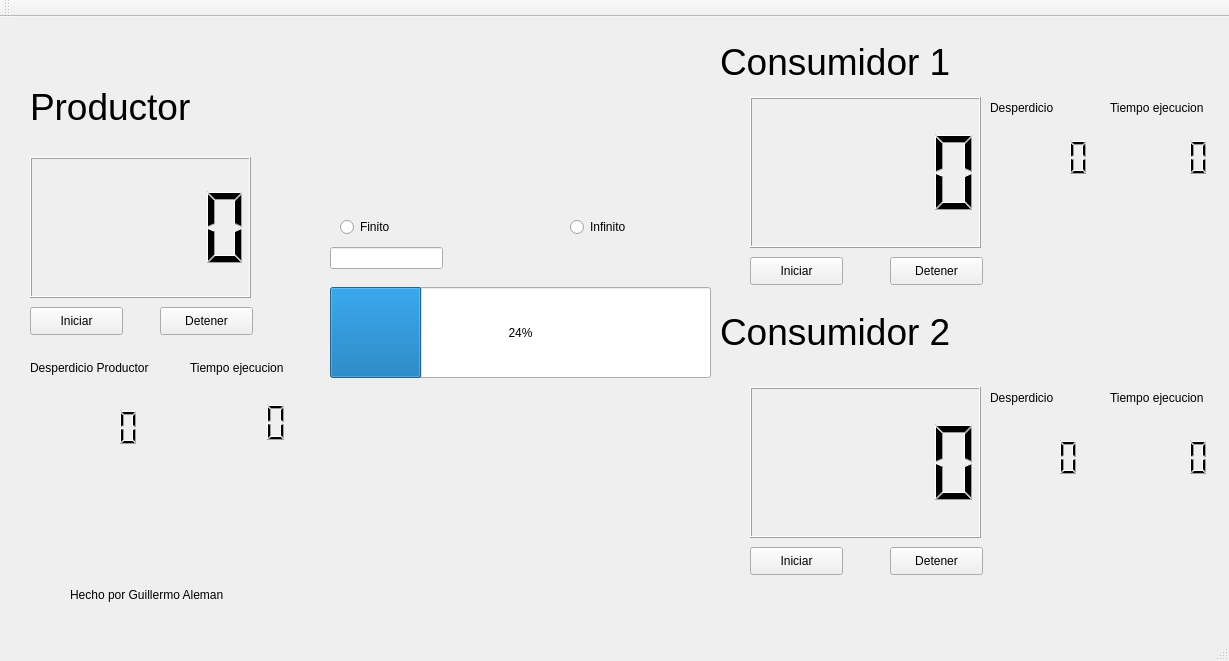
<?xml version="1.0" encoding="UTF-8"?>
<ui version="4.0">
 <class>MainWindow</class>
 <widget class="QMainWindow" name="MainWindow">
  <property name="geometry">
   <rect>
    <x>0</x>
    <y>0</y>
    <width>1229</width>
    <height>661</height>
   </rect>
  </property>
  <property name="windowTitle">
   <string>MainWindow</string>
  </property>
  <widget class="QWidget" name="centralWidget">
   <widget class="QLabel" name="label_2">
    <property name="geometry">
     <rect>
      <x>720</x>
      <y>20</y>
      <width>291</width>
      <height>51</height>
     </rect>
    </property>
    <property name="text">
     <string>&lt;html&gt;&lt;head/&gt;&lt;body&gt;&lt;p&gt;&lt;span style=&quot; font-size:28pt;&quot;&gt;Consumidor 1&lt;/span&gt;&lt;/p&gt;&lt;/body&gt;&lt;/html&gt;</string>
    </property>
   </widget>
   <widget class="QLineEdit" name="lineEdit">
    <property name="geometry">
     <rect>
      <x>330</x>
      <y>230</y>
      <width>113</width>
      <height>22</height>
     </rect>
    </property>
   </widget>
   <widget class="QPushButton" name="detener_P">
    <property name="geometry">
     <rect>
      <x>160</x>
      <y>290</y>
      <width>93</width>
      <height>28</height>
     </rect>
    </property>
    <property name="text">
     <string>Detener</string>
    </property>
   </widget>
   <widget class="QProgressBar" name="progressBar">
    <property name="geometry">
     <rect>
      <x>330</x>
      <y>270</y>
      <width>381</width>
      <height>91</height>
     </rect>
    </property>
    <property name="value">
     <number>24</number>
    </property>
   </widget>
   <widget class="QPushButton" name="detener_C_2">
    <property name="geometry">
     <rect>
      <x>890</x>
      <y>530</y>
      <width>93</width>
      <height>28</height>
     </rect>
    </property>
    <property name="text">
     <string>Detener</string>
    </property>
   </widget>
   <widget class="QLabel" name="label_7">
    <property name="geometry">
     <rect>
      <x>990</x>
      <y>80</y>
      <width>131</width>
      <height>21</height>
     </rect>
    </property>
    <property name="text">
     <string>Desperdicio</string>
    </property>
   </widget>
   <widget class="QLCDNumber" name="lcdNumber_5">
    <property name="geometry">
     <rect>
      <x>40</x>
      <y>370</y>
      <width>101</width>
      <height>81</height>
     </rect>
    </property>
    <property name="frameShape">
     <enum>QFrame::NoFrame</enum>
    </property>
   </widget>
   <widget class="QLabel" name="label_5">
    <property name="geometry">
     <rect>
      <x>70</x>
      <y>570</y>
      <width>361</width>
      <height>16</height>
     </rect>
    </property>
    <property name="text">
     <string>Hecho por Guillermo Aleman</string>
    </property>
   </widget>
   <widget class="QLabel" name="label_6">
    <property name="geometry">
     <rect>
      <x>30</x>
      <y>340</y>
      <width>131</width>
      <height>21</height>
     </rect>
    </property>
    <property name="text">
     <string>Desperdicio Productor</string>
    </property>
   </widget>
   <widget class="QLCDNumber" name="lcdNumber_2">
    <property name="geometry">
     <rect>
      <x>750</x>
      <y>80</y>
      <width>231</width>
      <height>151</height>
     </rect>
    </property>
   </widget>
   <widget class="QRadioButton" name="radioButton">
    <property name="geometry">
     <rect>
      <x>340</x>
      <y>200</y>
      <width>95</width>
      <height>20</height>
     </rect>
    </property>
    <property name="text">
     <string>Finito</string>
    </property>
   </widget>
   <widget class="QLabel" name="label_8">
    <property name="geometry">
     <rect>
      <x>990</x>
      <y>370</y>
      <width>71</width>
      <height>21</height>
     </rect>
    </property>
    <property name="text">
     <string>Desperdicio</string>
    </property>
   </widget>
   <widget class="QLabel" name="label">
    <property name="geometry">
     <rect>
      <x>30</x>
      <y>60</y>
      <width>211</width>
      <height>61</height>
     </rect>
    </property>
    <property name="text">
     <string>&lt;html&gt;&lt;head/&gt;&lt;body&gt;&lt;p&gt;&lt;span style=&quot; font-size:28pt;&quot;&gt;Productor&lt;/span&gt;&lt;/p&gt;&lt;/body&gt;&lt;/html&gt;</string>
    </property>
   </widget>
   <widget class="QRadioButton" name="radioButton_2">
    <property name="geometry">
     <rect>
      <x>570</x>
      <y>200</y>
      <width>95</width>
      <height>20</height>
     </rect>
    </property>
    <property name="text">
     <string>Infinito</string>
    </property>
   </widget>
   <widget class="QLCDNumber" name="lcdNumber_7">
    <property name="geometry">
     <rect>
      <x>980</x>
      <y>400</y>
      <width>101</width>
      <height>81</height>
     </rect>
    </property>
    <property name="frameShape">
     <enum>QFrame::NoFrame</enum>
    </property>
   </widget>
   <widget class="QPushButton" name="detener_C">
    <property name="geometry">
     <rect>
      <x>890</x>
      <y>240</y>
      <width>93</width>
      <height>28</height>
     </rect>
    </property>
    <property name="text">
     <string>Detener</string>
    </property>
   </widget>
   <widget class="QLabel" name="label_3">
    <property name="geometry">
     <rect>
      <x>720</x>
      <y>290</y>
      <width>301</width>
      <height>51</height>
     </rect>
    </property>
    <property name="text">
     <string>&lt;html&gt;&lt;head/&gt;&lt;body&gt;&lt;p&gt;&lt;span style=&quot; font-size:28pt;&quot;&gt;Consumidor 2&lt;/span&gt;&lt;/p&gt;&lt;/body&gt;&lt;/html&gt;</string>
    </property>
   </widget>
   <widget class="QPushButton" name="iniciar_C_2">
    <property name="geometry">
     <rect>
      <x>750</x>
      <y>530</y>
      <width>93</width>
      <height>28</height>
     </rect>
    </property>
    <property name="text">
     <string>Iniciar</string>
    </property>
   </widget>
   <widget class="QPushButton" name="Iniciar_P">
    <property name="geometry">
     <rect>
      <x>30</x>
      <y>290</y>
      <width>93</width>
      <height>28</height>
     </rect>
    </property>
    <property name="text">
     <string>Iniciar</string>
    </property>
   </widget>
   <widget class="QLCDNumber" name="lcdNumber_3">
    <property name="geometry">
     <rect>
      <x>750</x>
      <y>370</y>
      <width>231</width>
      <height>151</height>
     </rect>
    </property>
   </widget>
   <widget class="QLCDNumber" name="lcdNumber">
    <property name="geometry">
     <rect>
      <x>30</x>
      <y>140</y>
      <width>221</width>
      <height>141</height>
     </rect>
    </property>
   </widget>
   <widget class="QPushButton" name="iniciar_C">
    <property name="geometry">
     <rect>
      <x>750</x>
      <y>240</y>
      <width>93</width>
      <height>28</height>
     </rect>
    </property>
    <property name="text">
     <string>Iniciar</string>
    </property>
   </widget>
   <widget class="QLCDNumber" name="lcdNumber_6">
    <property name="geometry">
     <rect>
      <x>990</x>
      <y>100</y>
      <width>101</width>
      <height>81</height>
     </rect>
    </property>
    <property name="frameShape">
     <enum>QFrame::NoFrame</enum>
    </property>
   </widget>
   <widget class="QLabel" name="label_9">
    <property name="geometry">
     <rect>
      <x>1110</x>
      <y>370</y>
      <width>101</width>
      <height>21</height>
     </rect>
    </property>
    <property name="text">
     <string>Tiempo ejecucion</string>
    </property>
   </widget>
   <widget class="QLabel" name="label_10">
    <property name="geometry">
     <rect>
      <x>1110</x>
      <y>80</y>
      <width>101</width>
      <height>21</height>
     </rect>
    </property>
    <property name="text">
     <string>Tiempo ejecucion</string>
    </property>
   </widget>
   <widget class="QLabel" name="label_11">
    <property name="geometry">
     <rect>
      <x>190</x>
      <y>340</y>
      <width>101</width>
      <height>21</height>
     </rect>
    </property>
    <property name="text">
     <string>Tiempo ejecucion</string>
    </property>
   </widget>
   <widget class="QLCDNumber" name="lcdNumber_tp">
    <property name="geometry">
     <rect>
      <x>180</x>
      <y>370</y>
      <width>111</width>
      <height>71</height>
     </rect>
    </property>
    <property name="frameShape">
     <enum>QFrame::NoFrame</enum>
    </property>
   </widget>
   <widget class="QLCDNumber" name="lcdNumber_tc1">
    <property name="geometry">
     <rect>
      <x>1110</x>
      <y>110</y>
      <width>101</width>
      <height>61</height>
     </rect>
    </property>
    <property name="frameShape">
     <enum>QFrame::NoFrame</enum>
    </property>
   </widget>
   <widget class="QLCDNumber" name="lcdNumber_tc2">
    <property name="geometry">
     <rect>
      <x>1110</x>
      <y>410</y>
      <width>101</width>
      <height>61</height>
     </rect>
    </property>
    <property name="frameShape">
     <enum>QFrame::NoFrame</enum>
    </property>
   </widget>
  </widget>
  <widget class="QMenuBar" name="menuBar">
   <property name="geometry">
    <rect>
     <x>0</x>
     <y>0</y>
     <width>1229</width>
     <height>26</height>
    </rect>
   </property>
  </widget>
  <widget class="QToolBar" name="mainToolBar">
   <attribute name="toolBarArea">
    <enum>TopToolBarArea</enum>
   </attribute>
   <attribute name="toolBarBreak">
    <bool>false</bool>
   </attribute>
  </widget>
  <widget class="QStatusBar" name="statusBar"/>
 </widget>
 <layoutdefault spacing="6" margin="11"/>
 <resources/>
 <connections/>
</ui>
